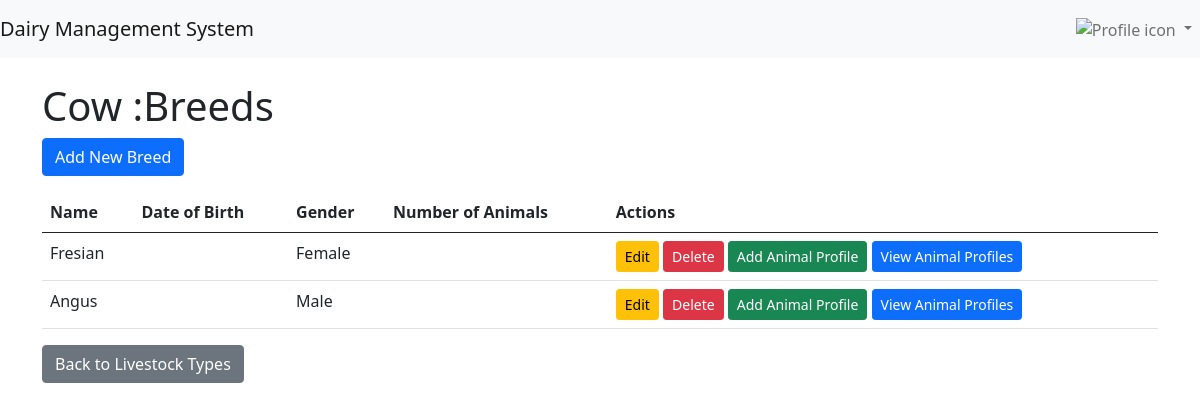
/data-management/livestock/?livestock_type=2 (signed in), run on the app's committed database.
### data_management/models.py (models this page shows, shortened)
class LivestockType(models.Model):
    name = models.CharField(max_length=100, unique=True, verbose_name=_("Livestock Type"))
    description = models.TextField(blank=True, null=True, verbose_name=_("Description"))

class Livestock(models.Model):
    name = models.CharField(max_length=100, verbose_name=_("Livestock Name"))
    livestock_type = models.ForeignKey(
        LivestockType, on_delete=models.CASCADE, related_name="livestocks", verbose_name=_("Livestock Type")
    )
    gender_choices = [
        ("male", _("Male")),
        ("female", _("Female")),
    ]
    gender = models.CharField(max_length=6, choices=gender_choices, verbose_name=_("Gender"))
    unique_id = models.CharField(max_length=50, unique=True, verbose_name=_("Unique Identifier"))

### data_management/views.py (the view)
# urls.py: path('livestock/', LivestockListView.as_view(), name='livestock_list'),
class LivestockListView(GenericListView):
    model = Livestock
    template_name = "livestock/livestock_list.html"
    context_object_name = "livestock_list"  # To match template usage
    def get_queryset(self):
        queryset = super().get_queryset()
        livestock_type_id = self.request.GET.get("livestock_type")
        if livestock_type_id:
            queryset = queryset.filter(livestock_type_id=livestock_type_id)
        return queryset
    def get_context_data(self, **kwargs):
        context = super().get_context_data(**kwargs)
        livestock_type_id = self.request.GET.get("livestock_type")
        if livestock_type_id:
            context["livestock_type"] = LivestockType.objects.filter(pk=livestock_type_id).first()
        return context

### data_management/templates/livestock/livestock_list.html (shortened to what this page needs)
{% extends 'users_management/base.html' %}
{% block content %}
    <h1>
        {% if livestock_type %}
             {{ livestock_type.name }} :Breeds
        {% else %}
            All Livestock
        {% endif %}
    </h1>
    <a href="{% url 'data_management:create_livestock' %}{% if livestock_type %}?livestock_type={{ livestock_type.pk }}{% endif %}" class="btn btn-primary mb-3">
        Add New Breed
    </a>
    {% if livestock_list %}
        <table class="table">
            <thead>
                <tr>
                    <th>Name</th>
                    <th>Date of Birth</th>
                    <th>Gender</th>
                    <th>Number of Animals</th>
                    <th>Actions</th>
                </tr>
            </thead>
            <tbody>
                {% for livestock in livestock_list %}
                    <tr>
                        <td>{{ livestock.name }}</td>
                        <td>{{ livestock.date_of_birth }}</td>
                        <td>{{ livestock.get_gender_display }}</td>
                        <td>
                        </td>
                        <td>
                            <a href="{% url 'data_management:update_livestock' livestock.pk %}" class="btn btn-sm btn-warning">Edit</a>
                            <a href="{% url 'data_management:delete_livestock' livestock.pk %}" class="btn btn-sm btn-danger" onclick="return confirm('Are you sure you want to delete this livestock?');">Delete</a>
                            <a href="{% url 'data_management:animal_profile_create' %}?livestock={{ livestock.pk }}" class="btn btn-sm btn-success">Add Animal Profile</a>
                            <a href="{% url 'data_management:animal_profile_list' %}?livestock={{ livestock.pk }}" class="btn btn-sm btn-primary">View Animal Profiles</a>
                        </td>
                    </tr>
                {% endfor %}
            </tbody>
        </table>
    {% else %}
        <p>No livestock records found.</p>
    {% endif %}
    <a href="{% url 'data_management:livestock_type_list' %}" class="btn btn-secondary">Back to Livestock Types</a>
{% endblock %}

### data on the page
LivestockType: name "Cow"
Livestock: name "Fresian", gender "Female"
Livestock: name "Angus", gender "Male"
